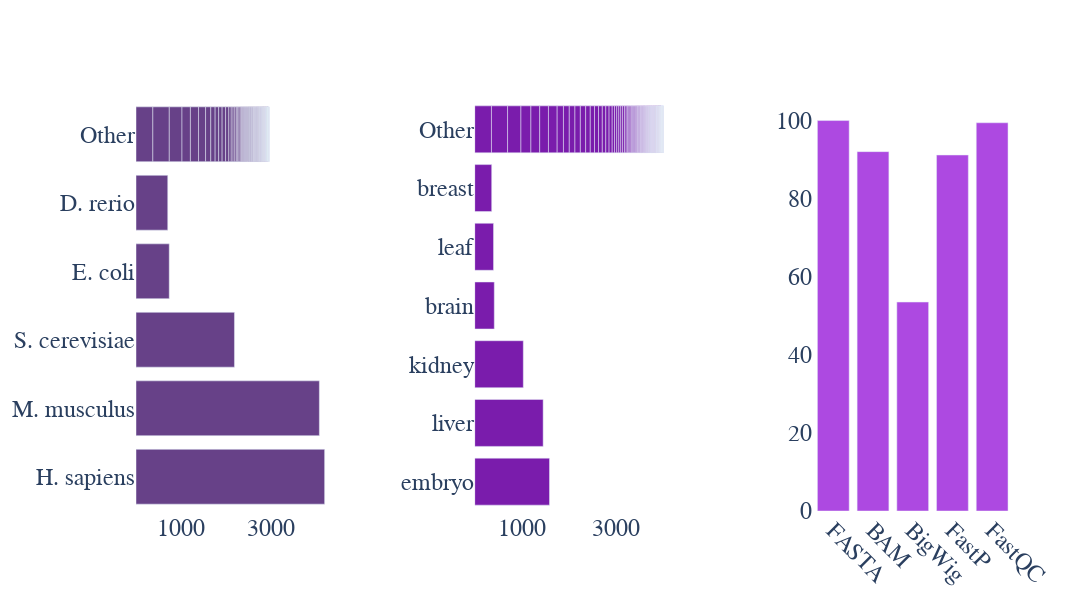

Source (notebook cell):
### Code cell
import plotly.graph_objects as go
from plotly.subplots import make_subplots

# Define the consistent style
plot_layout = go.Layout(
    font=dict(family="Arial", size=14),
    title_font_size=30,
    legend=dict(
        traceorder="normal",
        font=dict(family="Arial", size=12),
        bgcolor="rgba(0,0,0,0)",
        bordercolor="Black",
        borderwidth=2
    ),
    paper_bgcolor='white',
    plot_bgcolor='white',
    xaxis=dict(
        title_font=dict(family="Arial", size=16),
        tickfont=dict(family="Arial", size=16)
    ),
    yaxis=dict(
        title_font=dict(family="Arial", size=16),
        tickfont=dict(family="Arial", size=14)
    ),
    height=600,
    width=1200,
    # title_text="Metadata Breakdowns",
    showlegend=False
)

# Create a multipanel figure with consistent style
fig = make_subplots(
    rows=1,
    cols=3,
    subplot_titles=[
        "",
        "",
        "",
    ],
    vertical_spacing=0.12,
    horizontal_spacing=0.16,
    specs=[
        [{"type": "bar"}, {"type": "bar"}, {"type": "bar"}],
    ],
    # row_titles=["Metadata Breakdowns", "Additional Information"],
)
# Add your plots to the respective subplots

fig.add_trace(plot_organism_metadata_bar(df), row=1, col=1)
fig.add_trace(plot_tissue(df), row=1, col=2)
fig.add_trace(plot_file_existence(file_existence_df), row=1, col=3)

# label plots A, B, C, D, E, F
# fig.add_annotation(x=0, y=1.25, xref="paper", yref="paper", text="Organisms", showarrow=False, font=dict(size=30))
# fig.add_annotation(x=0.6, y=1.25, xref="paper", yref="paper", text="Tissues", showarrow=False, font=dict(size=30))
# fig.add_annotation(x=0.95, y=1.25, xref="paper", yref="paper", text="File Breakdown", showarrow=False, font=dict(size=30))

fig.update_layout(plot_layout)
# add consistent styling to the figure
# fig.update_layout(title_text="Data Diversity and Quantity in the Portal")


fig.update_xaxes(
    tickvals=[1000, 3000],  # Set the tick values
    ticktext=["1000", "3000"],  # Set the tick labels
    tickfont=dict(size=24),  # Set the tick label font size
    row=1, col=1  # Target the subplot at row 1, column 1
)

fig.update_yaxes(
    tickfont=dict(size=24),  # Set the tick label font size
    row=1, col=1  # Target the subplot at row 1, column 1
)

fig.update_xaxes(
    tickvals=[1000, 3000],  # Set the tick values
    ticktext=["1000", "3000"],  # Set the tick labels
    tickfont=dict(size=24),  # Set the tick label font size
    row=1, col=2  # Target the subplot at row 1, column 1
)
fig.update_yaxes(
    tickfont=dict(size=24),  # Set the tick label font size
    row=1, col=2  # Target the subplot at row 1, column 1
)

# fig.update_xaxes(
#     tickvals=[1000, 3000],  # Set the tick values
#     ticktext=["1000", "3000"],  # Set the tick labels
#     tickfont=dict(size=24),  # Set the tick label font size
#     row=1, col=3  # Target the subplot at row 1, column 1
# )
# fig.update_yaxes(
#     tickfont=dict(size=24),  # Set the tick label font size
#     row=1, col=3  # Target the subplot at row 1, column 1
# )

fig.update_xaxes(
    # tickvals=[2500, 5000, 7500, 10000],  # Set the tick values
    # ticktext=["2500", "5000", "7500", "10000"],  # Set the tick labels
    tickfont=dict(size=24),  # Set the tick label font size
    tickangle=45,
    row=1, col=3  # Target the subplot at row 1, column 1
)
fig.update_yaxes(
    tickfont=dict(size=24),  # Set the tick label font size
    row=1, col=3  # Target the subplot at row 1, column 1
)

# Modify the colors of each trace
fig.data[0].marker.color = '#674188'    # Organisms - Light Purple
fig.data[1].marker.color = '#7A1CAC'    # Tissues - Medium Purple
fig.data[2].marker.color = '#AD49E1'    # File Breakdown - Dark Purple

fig.write_image("metadata_breakdowns_def.svg")
fig.show()

### Figure 1 — Plotly figure (JSON) as saved in the notebook; plotly's stock layout.template omitted (floating-point values rounded to 4 significant figures; data arrays with more than 128 entries replaced by an {"elided": "..."} marker saying what was removed)
{"data": [{"marker": {"color": "#674188"}, "name": "Organism Breakdown", "orientation": "h", "type": "bar", "x": [4188, 4071, 2186, 738, 705, 374, 365, 282, 187, 181, 156, 115, 97, 78, 77, 77, 72, 53, 41, 40, 33, 32, 28, 28, 27, 24, 22, 21, 20, 20, 19, 17, 16, 16, 16, 16, 16, 14, 14, 14, 12, 12, 12, 12, 12, 12, 12, 11, 10, 10, 10, 10, 10, 9, 9, 9, 9, 8, 8, 8, 7, 6, 6, 6, 6, 6, 6, 6, 6, 6, 6, 5, 5, 4, 4, 4, 4, 4, 4, 4, 4, 3, 3, 3, 3, 2, 2, 2, 2, 2, 2, 2, 1, 1, 1, 1], "xaxis": "x", "y": ["H. sapiens", "M. musculus", "S. cerevisiae", "E. coli", "D. rerio", "Other", "Other", "Other", "Other", "Other", "Other", "Other", "Other", "Other", "Other", "Other", "Other", "Other", "Other", "Other", "Other", "Other", "Other", "Other", "Other", "Other", "Other", "Other", "Other", "Other", "Other", "Other", "Other", "Other", "Other", "Other", "Other", "Other", "Other", "Other", "Other", "Other", "Other", "Other", "Other", "Other", "Other", "Other", "Other", "Other", "Other", "Other", "Other", "Other", "Other", "Other", "Other", "Other", "Other", "Other", "Other", "Other", "Other", "Other", "Other", "Other", "Other", "Other", "Other", "Other", "Other", "Other", "Other", "Other", "Other", "Other", "Other", "Other", "Other", "Other", "Other", "Other", "Other", "Other", "Other", "Other", "Other", "Other", "Other", "Other", "Other", "Other", "Other", "Other", "Other", "Other"], "yaxis": "y"}, {"marker": {"color": "#7A1CAC"}, "name": "Tissue Breakdown", "orientation": "h", "type": "bar", "x": {"elided": "143 int values"}, "xaxis": "x2", "y": {"elided": "143 str values"}, "yaxis": "y2"}, {"marker": {"color": "#AD49E1"}, "name": "", "type": "bar", "x": ["FASTA", "BAM", "BigWig", "FastP", "FastQC"], "xaxis": "x3", "y": [100, 92.04, 53.51, 91.17, 99.43], "yaxis": "y3"}], "layout": {"font": {"family": "Arial", "size": 14}, "height": 600, "legend": {"bgcolor": "rgba(0,0,0,0)", "bordercolor": "Black", "borderwidth": 2, "font": {"family": "Arial", "size": 12}, "traceorder": "normal"}, "paper_bgcolor": "white", "plot_bgcolor": "white", "showlegend": false, "title": {"font": {"size": 30}}, "width": 1200, "xaxis": {"anchor": "y", "domain": [0, 0.2267], "tickfont": {"family": "Arial", "size": 24}, "ticktext": ["1000", "3000"], "tickvals": [1000, 3000], "title": {"font": {"family": "Arial", "size": 16}}}, "xaxis2": {"anchor": "y2", "domain": [0.3867, 0.6133], "tickfont": {"size": 24}, "ticktext": ["1000", "3000"], "tickvals": [1000, 3000]}, "xaxis3": {"anchor": "y3", "domain": [0.7733, 1], "tickangle": 45, "tickfont": {"size": 24}}, "yaxis": {"anchor": "x", "domain": [0, 1], "tickfont": {"family": "Arial", "size": 24}, "title": {"font": {"family": "Arial", "size": 16}}}, "yaxis2": {"anchor": "x2", "domain": [0, 1], "tickfont": {"size": 24}}, "yaxis3": {"anchor": "x3", "domain": [0, 1], "tickfont": {"size": 24}}}}
